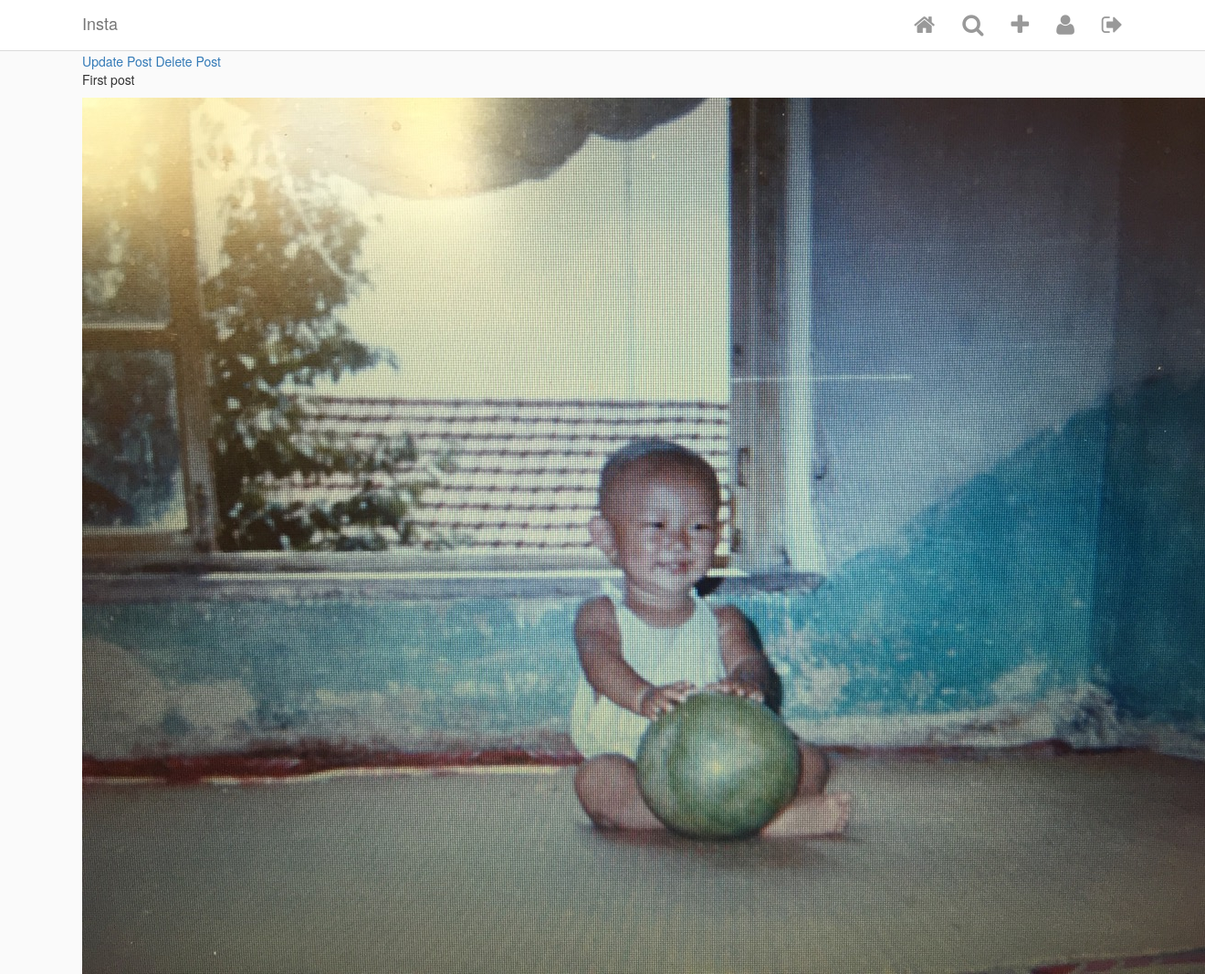
/insta/posts/1/ (signed in), run on the app's committed database.
### Insta/models.py (models this page shows, shortened)
class Post(models.Model):
    author = models.ForeignKey(
        InstaUser,
        on_delete = models.CASCADE,
        related_name='my_posts'
    )
    title = models.TextField(blank = True, null = True)
    image = ProcessedImageField(
        upload_to ='static/images/posts',
        format = 'JPEG',
        options = {'quality': 100},
        blank = True,
        null = True
        )

### Insta/views.py (the view)
# urls.py: path('posts/<int:pk>/', PostDetailView.as_view(), name = 'posts_detail'),
class PostDetailView(DetailView):
    model = Post
    template_name = 'post_detail.html'

### templates/post_detail.html
{% extends 'base.html' %}
{% block content %}
<div>
    <a class="Update_post" href="{% url 'post_update' object.id %}"> Update Post</a>
    <a href="{% url 'post_delete' object.id %}"> Delete Post</a>
</div>
<p> {{ object.title}} </p>
<image src="/{{object.image}}">
{% endblock content %}

### static/css/style.css (style rules this page uses)
html { height: 100%; }
body { min-height: 100%; background-color: #fafafa; }

### data on the page
Post: title "First post", image (picture)
